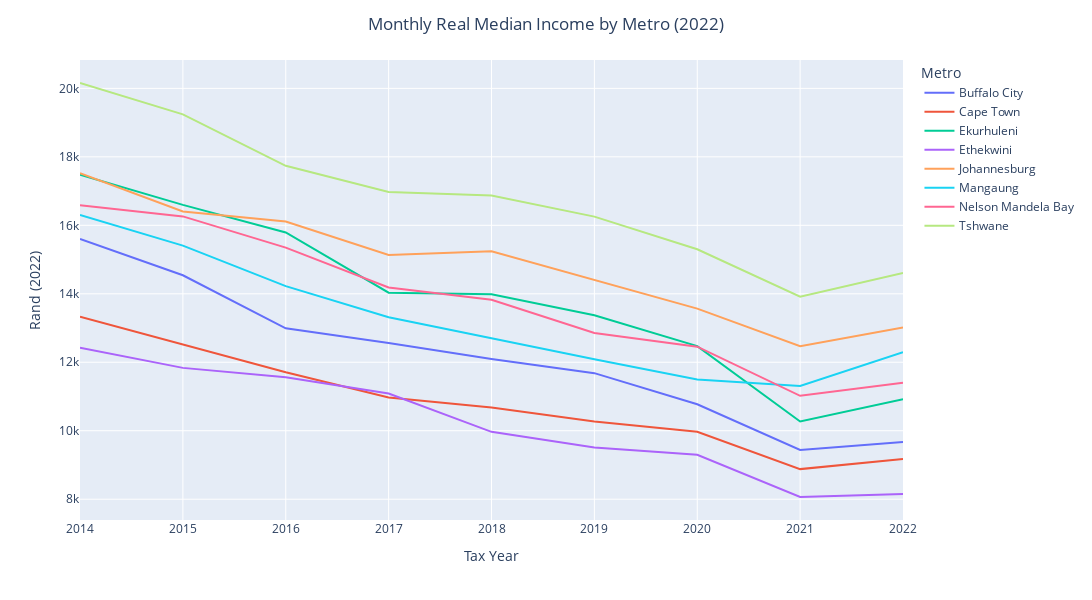

This figure's notebook cell:
### Code cell
import pandas as pd
import plotly.express as px
df = pd.read_csv('Data/Municipal_MedianIncome.csv')
# df.FTE = df.FTE.str.replace("<10","0").astype('float')
df.dropna(inplace=True)
df = df[df.CAT_B.str.len() == 3]
metros = {"CPT":"Cape Town",
          "ETH":"Ethekwini",
          "JHB":"Johannesburg",
          "NMA":"Nelson Mandela Bay",
            "TSH":"Tshwane",
            "BUF":"Buffalo City",
            "EKU":"Ekurhuleni",
            "MAN":"Mangaung"}
df['Metro'] = df.CAT_B.map(metros)
df = df.pivot(index='TaxYear',columns='Metro',values='MedianIncome')
# print(df)
df["CPI"]=[69.3,72.0,77.,81.9,85.2,88.6,92.8,95.4,100.8]
df.CPI = df.CPI / df.CPI.iloc[-1]
df = df.T   / df.T.iloc[-1] 
fig = px.line(df.iloc[:-1].T)
fig.update_layout(title="Monthly Real Median Income by Metro (2022)",
                  title_x=0.5,
                  height=600,
                  width=1200)

# To change the x and y axis labels
fig.update_xaxes(title_text='Tax Year')
fig.update_yaxes(title_text='Rand (2022)')

fig.show()

### Figure 1 — Plotly figure (JSON) as saved in the notebook; plotly's stock layout.template omitted (floating-point values rounded to 4 significant figures)
{"data": [{"hovertemplate": "Metro=Buffalo City<br>TaxYear=%{x}<br>value=%{y}<extra></extra>", "legendgroup": "Buffalo City", "line": {"color": "#636efa", "dash": "solid"}, "marker": {"symbol": "circle"}, "mode": "lines", "name": "Buffalo City", "orientation": "v", "showlegend": true, "type": "scatter", "x": [2014, 2015, 2016, 2017, 2018, 2019, 2020, 2021, 2022], "xaxis": "x", "y": [15600.0, 14540.0, 12990.0, 12560.0, 12100.0, 11680.0, 10770.0, 9441.0, 9673.0], "yaxis": "y"}, {"hovertemplate": "Metro=Cape Town<br>TaxYear=%{x}<br>value=%{y}<extra></extra>", "legendgroup": "Cape Town", "line": {"color": "#EF553B", "dash": "solid"}, "marker": {"symbol": "circle"}, "mode": "lines", "name": "Cape Town", "orientation": "v", "showlegend": true, "type": "scatter", "x": [2014, 2015, 2016, 2017, 2018, 2019, 2020, 2021, 2022], "xaxis": "x", "y": [13330.0, 12520.0, 11710.0, 10970.0, 10680.0, 10270.0, 9970.0, 8879.0, 9171], "yaxis": "y"}, {"hovertemplate": "Metro=Ekurhuleni<br>TaxYear=%{x}<br>value=%{y}<extra></extra>", "legendgroup": "Ekurhuleni", "line": {"color": "#00cc96", "dash": "solid"}, "marker": {"symbol": "circle"}, "mode": "lines", "name": "Ekurhuleni", "orientation": "v", "showlegend": true, "type": "scatter", "x": [2014, 2015, 2016, 2017, 2018, 2019, 2020, 2021, 2022], "xaxis": "x", "y": [17480.0, 16600.0, 15790.0, 14030.0, 13990.0, 13370.0, 12470.0, 10270.0, 10920.0], "yaxis": "y"}, {"hovertemplate": "Metro=Ethekwini<br>TaxYear=%{x}<br>value=%{y}<extra></extra>", "legendgroup": "Ethekwini", "line": {"color": "#ab63fa", "dash": "solid"}, "marker": {"symbol": "circle"}, "mode": "lines", "name": "Ethekwini", "orientation": "v", "showlegend": true, "type": "scatter", "x": [2014, 2015, 2016, 2017, 2018, 2019, 2020, 2021, 2022], "xaxis": "x", "y": [12420.0, 11840.0, 11560.0, 11090.0, 9968.0, 9509.0, 9299.0, 8064.0, 8152.0], "yaxis": "y"}, {"hovertemplate": "Metro=Johannesburg<br>TaxYear=%{x}<br>value=%{y}<extra></extra>", "legendgroup": "Johannesburg", "line": {"color": "#FFA15A", "dash": "solid"}, "marker": {"symbol": "circle"}, "mode": "lines", "name": "Johannesburg", "orientation": "v", "showlegend": true, "type": "scatter", "x": [2014, 2015, 2016, 2017, 2018, 2019, 2020, 2021, 2022], "xaxis": "x", "y": [17520.0, 16400.0, 16110.0, 15130.0, 15240.0, 14410.0, 13570.0, 12470.0, 13020.0], "yaxis": "y"}, {"hovertemplate": "Metro=Mangaung<br>TaxYear=%{x}<br>value=%{y}<extra></extra>", "legendgroup": "Mangaung", "line": {"color": "#19d3f3", "dash": "solid"}, "marker": {"symbol": "circle"}, "mode": "lines", "name": "Mangaung", "orientation": "v", "showlegend": true, "type": "scatter", "x": [2014, 2015, 2016, 2017, 2018, 2019, 2020, 2021, 2022], "xaxis": "x", "y": [16300.0, 15410.0, 14220.0, 13310.0, 12700.0, 12090.0, 11500.0, 11310.0, 12300.0], "yaxis": "y"}, {"hovertemplate": "Metro=Nelson Mandela Bay<br>TaxYear=%{x}<br>value=%{y}<extra></extra>", "legendgroup": "Nelson Mandela Bay", "line": {"color": "#FF6692", "dash": "solid"}, "marker": {"symbol": "circle"}, "mode": "lines", "name": "Nelson Mandela Bay", "orientation": "v", "showlegend": true, "type": "scatter", "x": [2014, 2015, 2016, 2017, 2018, 2019, 2020, 2021, 2022], "xaxis": "x", "y": [16580.0, 16260.0, 15350.0, 14190.0, 13830.0, 12860.0, 12450.0, 11020.0, 11400], "yaxis": "y"}, {"hovertemplate": "Metro=Tshwane<br>TaxYear=%{x}<br>value=%{y}<extra></extra>", "legendgroup": "Tshwane", "line": {"color": "#B6E880", "dash": "solid"}, "marker": {"symbol": "circle"}, "mode": "lines", "name": "Tshwane", "orientation": "v", "showlegend": true, "type": "scatter", "x": [2014, 2015, 2016, 2017, 2018, 2019, 2020, 2021, 2022], "xaxis": "x", "y": [20160.0, 19240.0, 17740.0, 16970.0, 16870.0, 16250.0, 15300.0, 13920.0, 14610.0], "yaxis": "y"}], "layout": {"height": 600, "legend": {"title": {"text": "Metro"}, "tracegroupgap": 0}, "margin": {"t": 60}, "title": {"text": "Monthly Real Median Income by Metro (2022)", "x": 0.5}, "width": 1200, "xaxis": {"anchor": "y", "domain": [0, 1], "title": {"text": "Tax Year"}}, "yaxis": {"anchor": "x", "domain": [0, 1], "title": {"text": "Rand (2022)"}}}}
